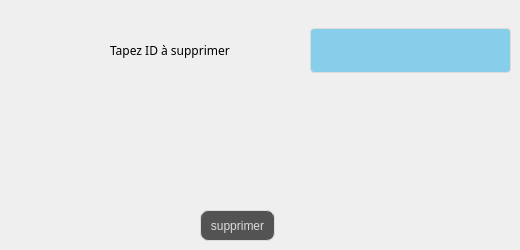
      <widget class="QWidget" name="tab_13">
       <attribute name="title">
        <string>Supprimer Client</string>
       </attribute>
       <widget class="QLineEdit" name="supp_3">
        <property name="geometry">
         <rect>
          <x>310</x>
          <y>20</y>
          <width>201</width>
          <height>61</height>
         </rect>
        </property>
        <property name="styleSheet">
         <string notr="true">
QLineEdit {
  width: 100%;
  padding: 12px 20px;
  margin: 8px 0;
  display: inline-block;
  border: 1px solid #dcdcdc;
  border-radius: 4px;
  box-sizing: border-box;
  background: #87CEEB;
  color: #FFFFFF;
}</string>
        </property>
       </widget>
       <widget class="QLabel" name="label_42">
        <property name="geometry">
         <rect>
          <x>110</x>
          <y>40</y>
          <width>151</width>
          <height>21</height>
         </rect>
        </property>
        <property name="font">
         <font>
          <family>Segoe Print</family>
         </font>
        </property>
        <property name="text">
         <string>Tapez ID à supprimer</string>
        </property>
       </widget>
       <widget class="QPushButton" name="P_supprimer_3">
        <property name="geometry">
         <rect>
          <x>200</x>
          <y>210</y>
          <width>75</width>
          <height>31</height>
         </rect>
        </property>
        <property name="styleSheet">
         <string notr="true">QPushButton {
color: #dcdcdc;
background:#535353;
border: none;

border: 1px solid #DCDCDC;
border-radius: 8px;
}
QPushButton:hover {
color:#fff;
background:#FF5733;
border: none;
}</string>
        </property>
        <property name="text">
         <string>supprimer</string>
        </property>
       </widget>
      </widget>
